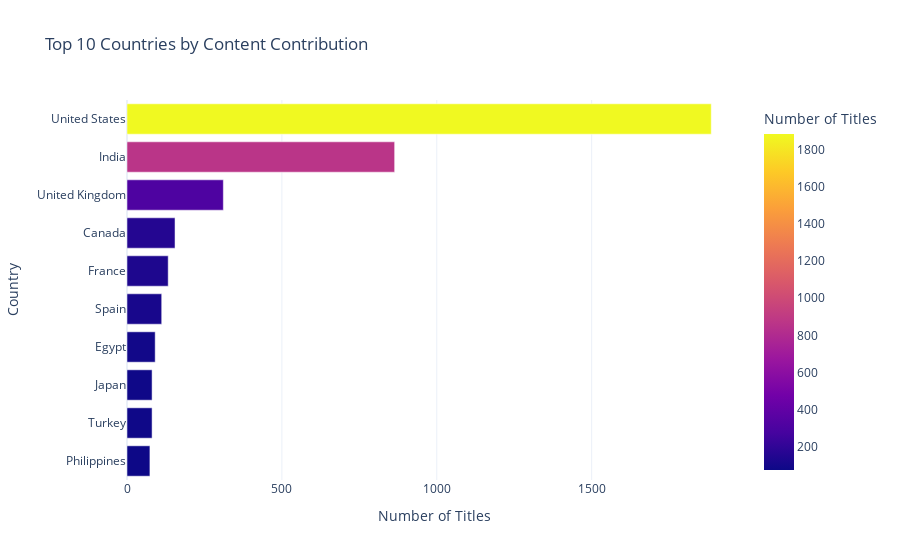

Here is the notebook cell this chart was saved with:
### Markdown cell above
#### Country Distribution
- Find out which countries contribute the most titles.  
- Spot regional differences in content production.

### Code cell
country_counts = df['country'].value_counts().head(10).reset_index()
country_counts.columns = ['Country', 'Count']

fig = px.bar(
    country_counts,
    x='Count',
    y='Country',
    orientation='h',
    title='Top 10 Countries by Content Contribution',
    color='Count',
    labels={'Country': 'Country', 'Count': 'Number of Titles'},
    template='plotly_white'
)
fig.update_layout(yaxis={'categoryorder':'total ascending'})
fig.show()

### Figure 1 — Plotly figure (JSON) as saved in the notebook; plotly's stock layout.template omitted (floating-point values rounded to 4 significant figures)
{"data": [{"alignmentgroup": "True", "hovertemplate": "Number of Titles=%{marker.color}<br>Country=%{y}<extra></extra>", "legendgroup": "", "marker": {"color": [1886, 864, 311, 155, 133, 112, 91, 81, 81, 74], "coloraxis": "coloraxis", "pattern": {"shape": ""}}, "name": "", "offsetgroup": "", "orientation": "h", "showlegend": false, "textposition": "auto", "type": "bar", "x": [1886, 864, 311, 155, 133, 112, 91, 81, 81, 74], "xaxis": "x", "y": ["United States", "India", "United Kingdom", "Canada", "France", "Spain", "Egypt", "Turkey", "Japan", "Philippines"], "yaxis": "y"}], "layout": {"barmode": "relative", "coloraxis": {"colorbar": {"title": {"text": "Number of Titles"}}, "colorscale": [[0, "#0d0887"], [0.1111, "#46039f"], [0.2222, "#7201a8"], [0.3333, "#9c179e"], [0.4444, "#bd3786"], [0.5556, "#d8576b"], [0.6667, "#ed7953"], [0.7778, "#fb9f3a"], [0.8889, "#fdca26"], [1, "#f0f921"]]}, "legend": {"tracegroupgap": 0}, "title": {"text": "Top 10 Countries by Content Contribution"}, "xaxis": {"anchor": "y", "domain": [0, 1], "title": {"text": "Number of Titles"}}, "yaxis": {"anchor": "x", "categoryorder": "total ascending", "domain": [0, 1], "title": {"text": "Country"}}}}
